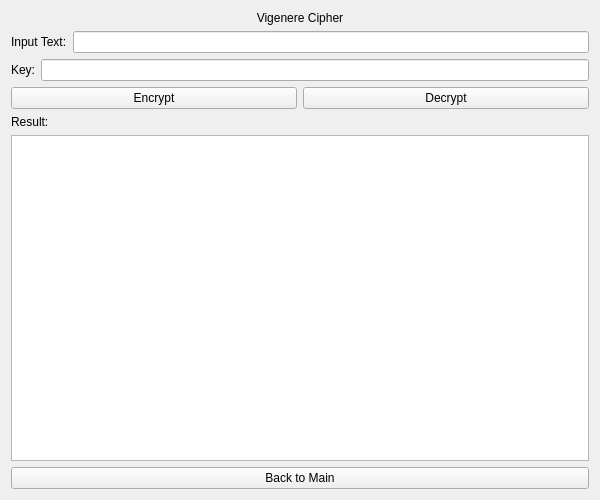
<?xml version="1.0" encoding="UTF-8"?>
<ui version="4.0">
 <class>Task1_Vigenere</class>
 <widget class="QWidget" name="Task1_Vigenere">
  <property name="geometry">
   <rect>
    <x>0</x>
    <y>0</y>
    <width>600</width>
    <height>500</height>
   </rect>
  </property>
  <property name="windowTitle">
   <string>Task 1 - Vigenere Cipher</string>
  </property>
  <layout class="QVBoxLayout" name="verticalLayout">
   <item>
    <widget class="QLabel" name="label">
     <property name="text">
      <string>Vigenere Cipher</string>
     </property>
     <property name="alignment">
      <set>Qt::AlignCenter</set>
     </property>
    </widget>
   </item>
   <item>
    <layout class="QHBoxLayout" name="horizontalLayout">
     <item>
      <widget class="QLabel" name="label_2">
       <property name="text">
        <string>Input Text:</string>
       </property>
      </widget>
     </item>
     <item>
      <widget class="QLineEdit" name="lineEdit_Input"/>
     </item>
    </layout>
   </item>
   <item>
    <layout class="QHBoxLayout" name="horizontalLayout_2">
     <item>
      <widget class="QLabel" name="label_3">
       <property name="text">
        <string>Key:</string>
       </property>
      </widget>
     </item>
     <item>
      <widget class="QLineEdit" name="lineEdit_Key"/>
     </item>
    </layout>
   </item>
   <item>
    <layout class="QHBoxLayout" name="horizontalLayout_3">
     <item>
      <widget class="QPushButton" name="pushButton_Encrypt">
       <property name="text">
        <string>Encrypt</string>
       </property>
      </widget>
     </item>
     <item>
      <widget class="QPushButton" name="pushButton_Decrypt">
       <property name="text">
        <string>Decrypt</string>
       </property>
      </widget>
     </item>
    </layout>
   </item>
   <item>
    <widget class="QLabel" name="label_4">
     <property name="text">
      <string>Result:</string>
     </property>
    </widget>
   </item>
   <item>
    <widget class="QTextEdit" name="textEdit_Result"/>
   </item>
   <item>
    <widget class="QPushButton" name="pushButton_Back">
     <property name="text">
      <string>Back to Main</string>
     </property>
    </widget>
   </item>
  </layout>
 </widget>
 <resources/>
 <connections/>
</ui>
